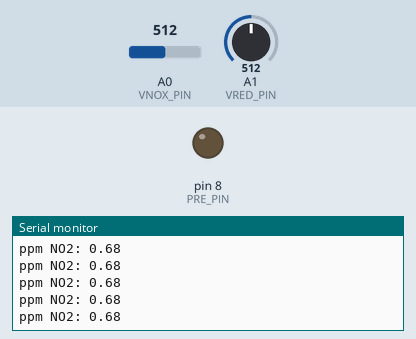
Recording of a sketch running on a simulated Arduino Uno, built with avr-gcc and run on an emulated ATmega328P. On the bench: output pins drawn as LEDs (lit = HIGH), the last lines printed to the serial monitor. The test bench sets the inputs (shaded band); at power-on: A0 (VNOX_PIN) = 512, A1 (VRED_PIN) = 512.

Above: at 1.2 s.
1.3 s: A0 (VNOX_PIN) set to 122
At 2.3 s:
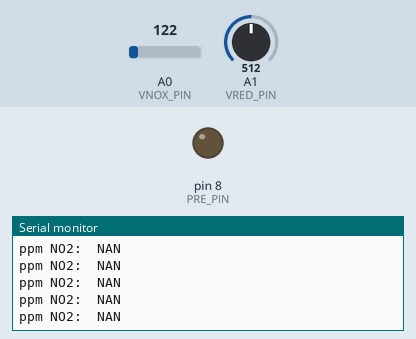
3.2 s: A1 (VRED_PIN) set to 0
At 4.2 s:
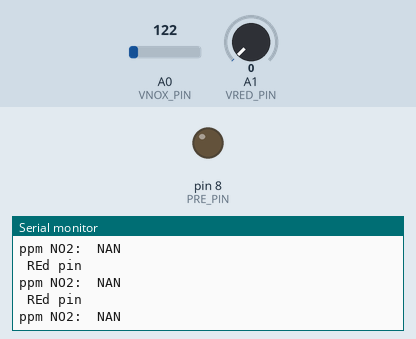
4.8 s: A1 (VRED_PIN) set to 122
At 5.4 s:
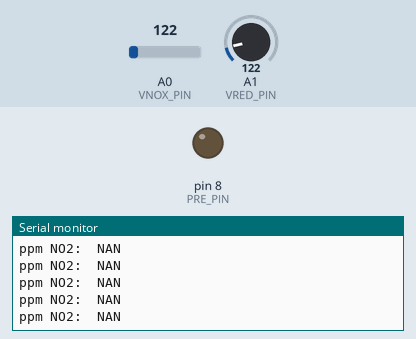

Measured:
- after the input at 1.3 s, the serial monitor: prints a new line after 0.08 s (image 1)
- after the input at 3.2 s, the serial monitor: prints a new line after 0.09 s (image 2)

The sketch:

CJMCU.ino
```cpp
#define PRE_PIN          8
#define VNOX_PIN         A0
#define VRED_PIN         A1

#define PRE_HEAT_SECONDS 10

int vnox_value = 0;
int vred_value = 0;

void setup() {

  // Setup preheater pin
  pinMode(PRE_PIN, OUTPUT);

  // Initialize serial port
  Serial.begin(9600);
  Serial.println("MiCS-4514 Test Read");
  Serial.print("Preheating...");

  // Wait for preheating

}
 void loop(){
   vred_value = analogRead(VRED_PIN);
  vnox_value = analogRead(VNOX_PIN); // take reading of ADC value from NOX-pin of NO2-sensor
   uint8_t Vin = int(vnox_value/15.5+0.5);
  float Vout = vnox_value/207.5; // convert ADC value to voltage (voltage divider on board: 5V->3.2V and 10bit ADC for Vref=3.3V -> 1023, hence 3.2V -> 992 and 992/198.4 = 5,
  //Serial.println("Vout: " + String(Vout)); // but because of resistor tolerance of 10% the value 207,5 is taken experimentally by measuring real output voltage on NOX-pin)
  float RlRs = Vout/(Vin/10-Vout); // find load resistance over sensor resistance proportion from Vout, using Vin as supply voltage
  float ppmNO2 = pow(10, 0.9682*log(RlRs)/log(10)-0.8108); // convert RsR0 to ppm concentration NO2 (refer to http://myscope.net/auswertung-der-airpi-gas-sensoren/)
 Serial.println("ppm NO2: " + String(ppmNO2));
  Serial.println(" REd pin " + vred_value );
 // Serial.print("mgNO2: " );
 // Serial.println(mgNO2);

  }
```
